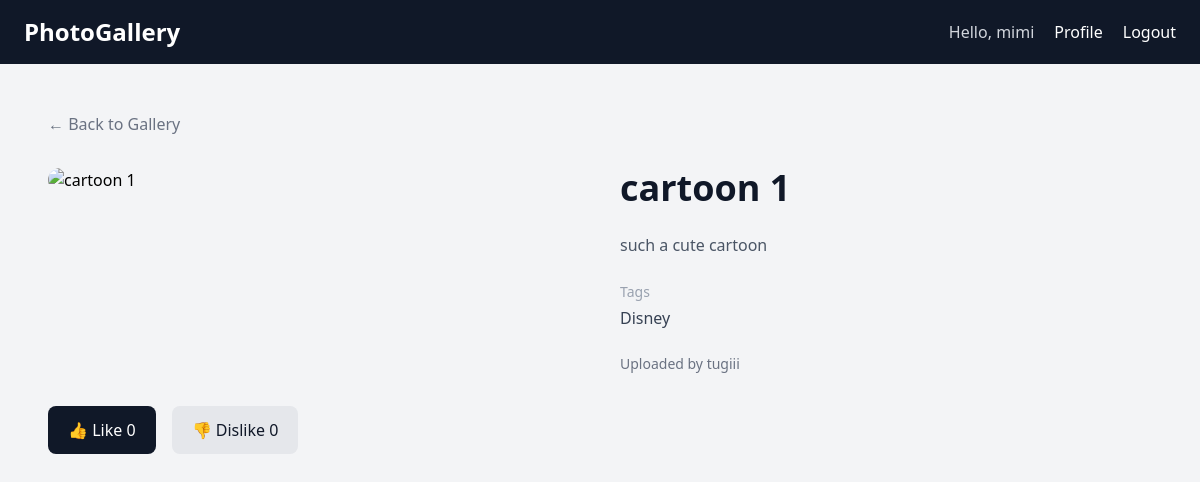
Screenshot of /photo/1/ (signed in) with the database file from the repository.
### photo_gallery/models.py (models this page shows, shortened)
class Photo(models.Model):
    title = models.CharField(max_length=200)
    description = models.TextField()
    image = CloudinaryField("image")
    tags = models.CharField(max_length=255)
    uploaded_by = models.ForeignKey(
        User,
        on_delete=models.CASCADE,
        related_name="photos",
    )
    created_at = models.DateTimeField(auto_now_add=True)
    likes = models.ManyToManyField(
        User,
        related_name="liked_photos",
        blank=True,
    )
    dislikes = models.ManyToManyField(
        User,
        related_name="disliked_photos",
        blank=True,
    )

### photo_gallery/views.py (the view)
# urls.py: path("photo/<int:photo_id>/", views.photo_detail, name="photo_detail"),
@login_required
def photo_detail(request, photo_id):
    photo = get_object_or_404(Photo, id=photo_id)
    return render(
        request,
        "photo_gallery/photo_detail.html",
        {"photo": photo},
    )

### photo_gallery/templates/photo_gallery/photo_detail.html (shortened to what this page needs)
{% extends "photo_gallery/base.html" %}
{% block content %}
<section class="max-w-6xl mx-auto px-6 py-12">
    <a
        href="{% url 'home' %}"
        class="text-gray-500 hover:text-gray-900"
    >
        ← Back to Gallery
    </a>
    <div class="grid md:grid-cols-2 gap-10 mt-8">
        <div>
            <img
                src="{{ photo.image.url }}"
                alt="{{ photo.title }}"
                class="w-full rounded-2xl object-cover"
            >
        </div>
        <div class="flex flex-col justify-center">
            <h1 class="text-4xl font-bold text-gray-900">
                {{ photo.title }}
            </h1>
            <p class="text-gray-600 mt-6 leading-relaxed">
                {{ photo.description }}
            </p>
            <div class="mt-6">
                <p class="text-sm text-gray-400">
                    Tags
                </p>
                <p class="text-gray-700 mt-1">
                    {{ photo.tags }}
                </p>
            </div>
            <div class="mt-6 text-sm text-gray-500">
                Uploaded by {{ photo.uploaded_by.username }}
            </div>
        </div>
    </div>
<div class="flex gap-4 mt-8">
    <form method="POST" action="{% url 'like_photo' photo.id %}">
        <button
            type="submit"
            class="px-5 py-3 bg-gray-900 text-white rounded-lg hover:bg-gray-700 transition"
        >
            👍 Like {{ photo.likes.count }}
        </button>
    </form>
    <form method="POST" action="{% url 'dislike_photo' photo.id %}">
        <button
            type="submit"
            class="px-5 py-3 bg-gray-200 text-gray-900 rounded-lg hover:bg-gray-300 transition"
        >
            👎 Dislike {{ photo.dislikes.count }}
        </button>
    </form>
</div>
</section>
{% endblock %}

### photo_gallery/templates/photo_gallery/base.html (shortened to what this page needs)
<!DOCTYPE html>
<html lang="en">
<head>
    <script src="https://cdn.jsdelivr.net/npm/@tailwindcss/browser@4"></script>
</head>
<body class="bg-gray-100 min-h-screen">
    <nav class="bg-gray-900 text-white">
        <div class="max-w-7xl mx-auto px-6 py-4 flex justify-between items-center">
            <a href="#" class="text-2xl font-bold">
                PhotoGallery
            </a>
            <div class="flex items-center gap-5">
                {% if user.is_authenticated %}
                    <span class="text-gray-300">
                        Hello, {{ user.username }}
                    </span>
                    <a href="{% url 'profile' %}" class="hover:text-gray-300">
                      Profile
                    </a>
                    <a href="{% url 'logout' %}" class="hover:text-gray-300">
                        Logout
                    </a>
                {% endif %}
            </div>
        </div>
    </nav>
    <main>
        {% block content %}
        {% endblock %}
    </main>
</body>
</html>

### rows the page displays
Photo: title "cartoon 1", description "such a cute cartoon", tags "Disney", uploaded_by.username "tugiii", likes.count "0", dislikes.count "0"

### other values shown
{{ user.username }} "mimi"
